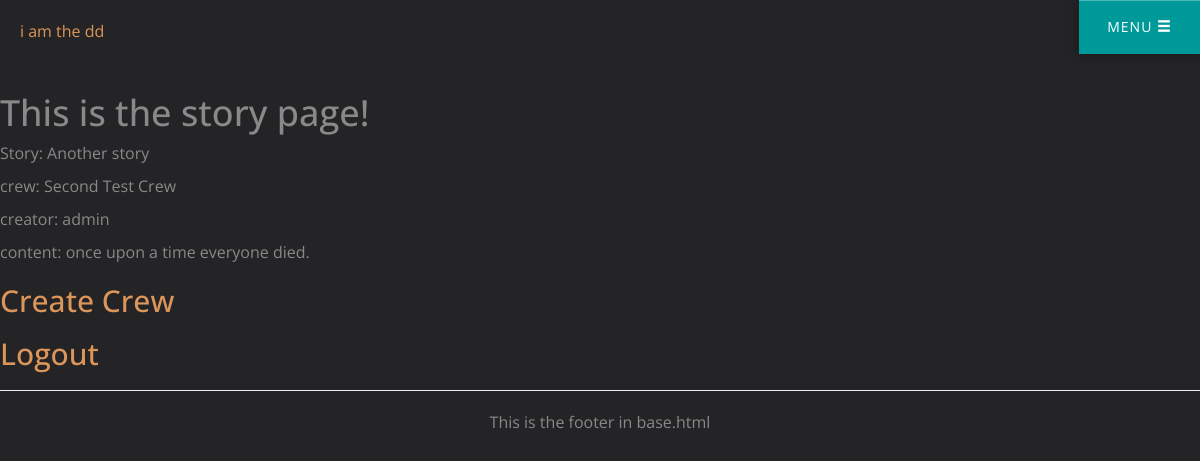
The page /story/2/ on the database its author committed.
### dd_app/models.py (models this page shows, shortened)
class Story(models.Model):
	story_name = models.CharField(max_length=30)
	content = models.CharField(max_length=100)
	crew = models.ForeignKey(Crew)
	creator = models.ForeignKey(User)
	class Meta:
		verbose_name = "Story"
		verbose_name_plural = "Storys"

class Crew(models.Model):
	crew_name = models.CharField(max_length=20)
	owner = models.ForeignKey(User, default=None)
	date_created = models.DateTimeField('date created', default=timezone.now())
	def __str__(self):
		return self.crew_name

### dd_app/views.py (the view)
# urls.py: url(r'^story/(?P<story_id>[0-9]+)/$', views.story, name='story'), #lists of stories and creat new story CRUD Stories
def story(request, story_id):
	context = {}
	context['story'] = Story.objects.get(id=story_id)
	return render(request, 'dd_app/story.html', context)

### dd_app/templates/dd_app/story.html (shortened to what this page needs)
{% extends "dd_app/base.html" %}
{% block content %}
<h1>This is the story page!</h1>
{% if story %}
	<p>Story: {{ story.story_name }}</p>
	<p>crew: {{ story.crew }}</p>
	<p>creator: {{ story.creator }}</p>
	<p>content: {{ story.content }}</p>
{% endif %}
<h2><a href="{% url 'dd_app:create_crew' %}">Create Crew</a></h2>
<h2><a href="{% url 'dd_app:logout' %}">Logout</a></h2>
{% endblock %}

### dd_app/static/dd_app/css/style.css (style rules this page uses)
*, *::after, *::before { -webkit-box-sizing: border-box; -moz-box-sizing: border-box; box-sizing: border-box; }
html { font-size: 62.5%; }
body { font-size: 1.6rem; font-family: "Open Sans", sans-serif; color: #888988; background-color: #242325; -webkit-font-smoothing: antialiased; -moz-osx-font-smoothing: grayscale; }
a { color: #DC965A; text-decoration: none; }

### dd_app/static/dd_app/css/stretchmenu.css (style rules this page uses)
*, *::after, *::before { box-sizing: border-box; }
html { font-size: 62.5%; }
body { font-size: 1.6rem; font-family: "Source Sans Pro", sans-serif; color: #FFF; background-color: #ffffff; }
a { color: #9acd91; text-decoration: none; }

### dd_app/static/dd_app/css/main.css (style rules this page uses)
html, body { width: 100%; height: 100%; margin: 0px; padding: 0px; overflow-x:hidden; }

### rows shown on the page
Story: story_name "Another story", crew "Second Test Crew", creator "admin", content "once upon a time everyone died."
